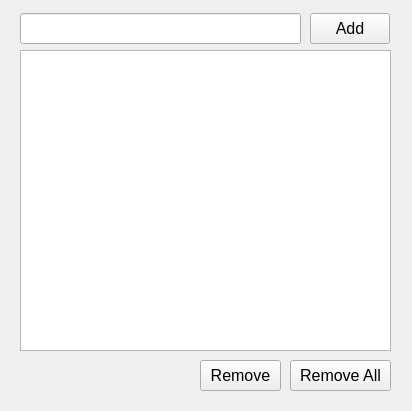
<?xml version="1.0" encoding="UTF-8"?>
<ui version="4.0">
 <class>MainWindow</class>
 <widget class="QMainWindow" name="MainWindow">
  <property name="geometry">
   <rect>
    <x>0</x>
    <y>0</y>
    <width>412</width>
    <height>411</height>
   </rect>
  </property>
  <property name="windowTitle">
   <string>MainWindow</string>
  </property>
  <widget class="QWidget" name="centralwidget">
   <widget class="QLineEdit" name="txtTask">
    <property name="geometry">
     <rect>
      <x>20</x>
      <y>13</y>
      <width>281</width>
      <height>31</height>
     </rect>
    </property>
   </widget>
   <widget class="QPushButton" name="btnAdd">
    <property name="geometry">
     <rect>
      <x>310</x>
      <y>13</y>
      <width>80</width>
      <height>31</height>
     </rect>
    </property>
    <property name="font">
     <font>
      <pointsize>12</pointsize>
     </font>
    </property>
    <property name="text">
     <string>Add</string>
    </property>
   </widget>
   <widget class="QListWidget" name="listWidget">
    <property name="geometry">
     <rect>
      <x>20</x>
      <y>50</y>
      <width>371</width>
      <height>301</height>
     </rect>
    </property>
   </widget>
   <widget class="QPushButton" name="btnRemoveAll">
    <property name="geometry">
     <rect>
      <x>290</x>
      <y>360</y>
      <width>101</width>
      <height>31</height>
     </rect>
    </property>
    <property name="font">
     <font>
      <pointsize>12</pointsize>
     </font>
    </property>
    <property name="text">
     <string>Remove All</string>
    </property>
   </widget>
   <widget class="QPushButton" name="btnRemove">
    <property name="geometry">
     <rect>
      <x>200</x>
      <y>360</y>
      <width>81</width>
      <height>31</height>
     </rect>
    </property>
    <property name="font">
     <font>
      <pointsize>12</pointsize>
     </font>
    </property>
    <property name="text">
     <string>Remove</string>
    </property>
   </widget>
  </widget>
 </widget>
 <resources/>
 <connections/>
</ui>
